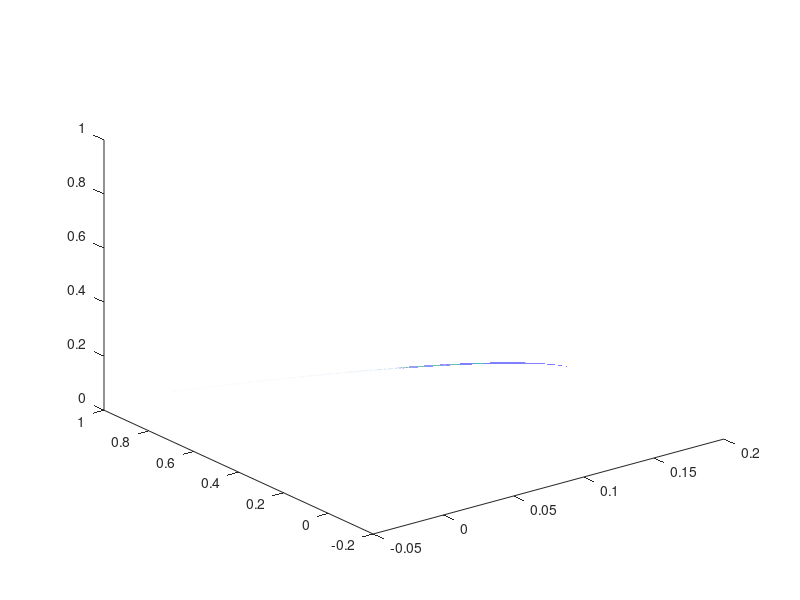

Recreate this plot in MATLAB.
clc
clear
%% Free procession with relaxation in rotating frame of reference, isocromat faster than larmor
% Author: Imraj Singh 03/11/2020

% Given parameters

% Magnitisation aligned along y-axis initially taken from problem 2.4
M = [0, 1, 0]';

% Gyromagnetic ratio for proton in hydrogen
gamma = 2.68*10^8;

% Prescribe a static field strength B0 (T)
B0 = 3;

% Prescribe T1

T2 = 5;

T1 = T2 * 10;

% Calculate neccessary parameters

% Precession frequency
omega0 = 10;%B0*gamma;

% Define modelling parameters

t = 100;%*10^(-3);

% Duration and timestep of model

time = linspace(0,t,1000001);

Msoln = zeros(1000001,3);

Msoln(:,1) = exp(-time./T2).*(M(1)*cos(omega0/100.*time) + M(2)*sin(omega0/100.*time));
Msoln(:,2) = exp(-time./T2).*(M(2)*cos(omega0/100.*time) - M(1)*sin(omega0/100.*time));
Msoln(:,3) = M(3)*exp(-time./T1) + 1*(1-exp(-time./T1));

plot3(Msoln(:,1),Msoln(:,2),Msoln(:,3))




